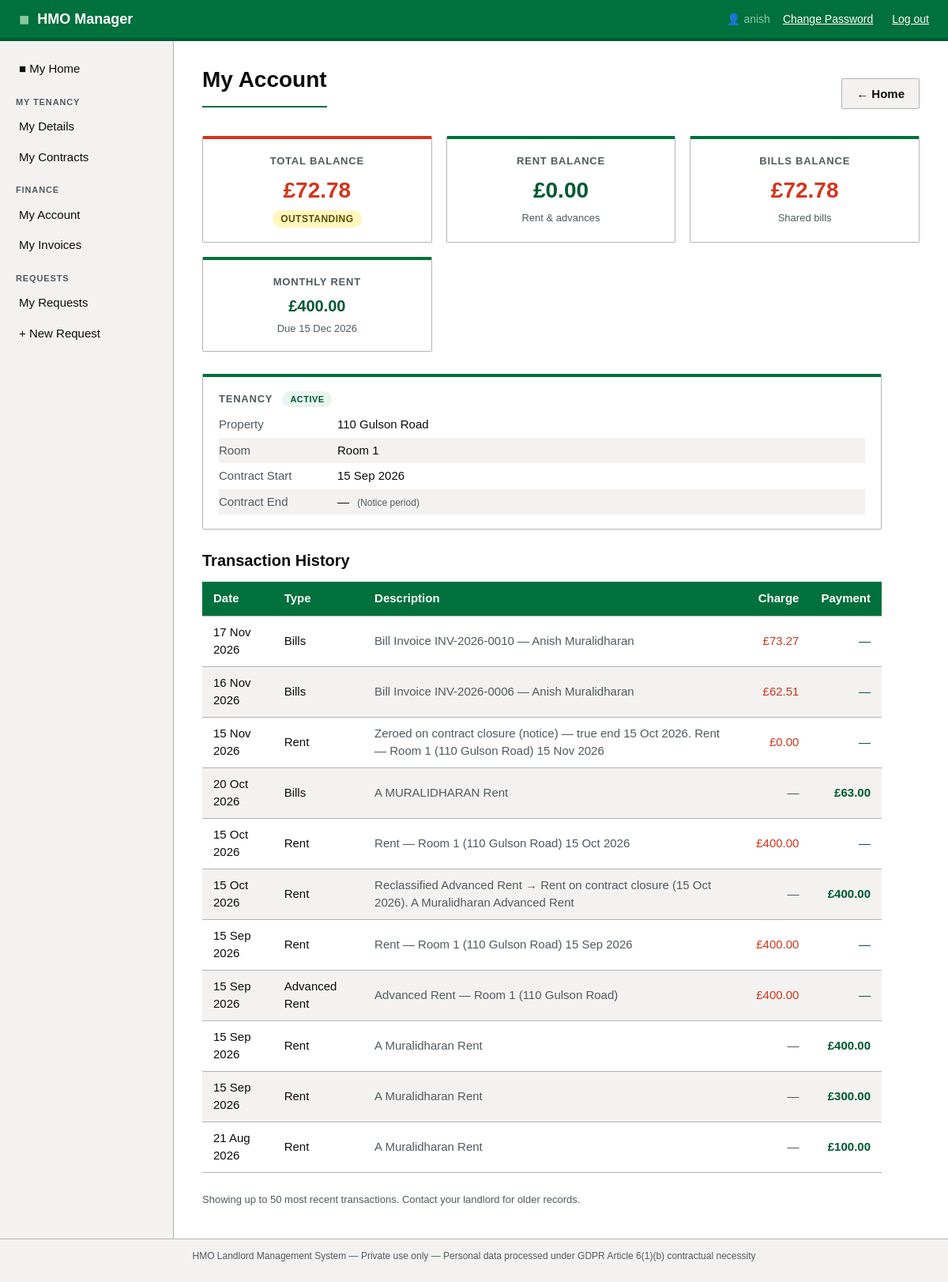
The page /portal/rent-roll (signed in) on the database its author committed.
### app/models.py (models this page shows, shortened)
class User(UserMixin, db.Model):
    __tablename__ = 'users'
    id = db.Column(db.Integer, primary_key=True)
    username = db.Column(db.String(64), unique=True, nullable=False)
    email = db.Column(db.String(120), unique=True, nullable=False)
    password_hash = db.Column(db.String(256), nullable=False)
    role = db.Column(db.String(20), default='landlord')  # admin / landlord / tenant
    is_active = db.Column(db.Boolean, default=True)
    created_at = db.Column(db.DateTime, default=datetime.utcnow)
    properties = db.relationship('Property', backref='owner', lazy='dynamic')
    tenants = db.relationship('Tenant', backref='landlord', lazy='dynamic',
                               foreign_keys='Tenant.user_id')

class TenantContract(db.Model):
    __tablename__ = 'tenant_contracts'
    id = db.Column(db.Integer, primary_key=True)
    tenant_id = db.Column(db.Integer, db.ForeignKey('tenants.id'), nullable=False)
    property_id = db.Column(db.Integer, db.ForeignKey('properties.id'), nullable=False)
    room_id = db.Column(db.Integer, db.ForeignKey('rooms.id'), nullable=False)
    user_id = db.Column(db.Integer, db.ForeignKey('users.id'), nullable=False)
    start_date = db.Column(db.Date, nullable=False)
    renewal_date = db.Column(db.Date)
    end_date = db.Column(db.Date)
    monthly_rent = db.Column(db.Numeric(10, 2), nullable=False)
    frequency = db.Column(db.String(20), default='monthly')
    next_rent_due = db.Column(db.Date)
    advanced_rent_agreed = db.Column(db.Numeric(10, 2), default=0.00)
    remaining_advance_rent = db.Column(db.Numeric(10, 2), default=0.00)
    is_active = db.Column(db.Boolean, default=True)
    contract_file_path = db.Column(db.String(300))   # uploaded scan / PDF
    notes = db.Column(db.Text)
    created_at = db.Column(db.DateTime, default=datetime.utcnow)
    closure_type     = db.Column(db.String(20))   # 'notice' | 'surrender' | None
    notice_end_date  = db.Column(db.Date)
    surrender_date   = db.Column(db.Date)
    closure_notes    = db.Column(db.Text)
    property = db.relationship('Property', backref='contracts')
    invoices = db.relationship('Invoice', backref='contract', lazy='dynamic')
    bill_shares = db.relationship('BillTenantShare', backref='contract', lazy='dynamic')

class Property(db.Model):
    __tablename__ = 'properties'
    id = db.Column(db.Integer, primary_key=True)
    user_id = db.Column(db.Integer, db.ForeignKey('users.id'), nullable=False)
    address_line1 = db.Column(db.String(200), nullable=False)
    address_line2 = db.Column(db.String(200))
    city = db.Column(db.String(100))
    postcode = db.Column(db.String(20))
    property_ref = db.Column(db.String(50))
    created_at = db.Column(db.DateTime, default=datetime.utcnow)
    rooms = db.relationship('Room', backref='property', lazy='dynamic',
                             cascade='all, delete-orphan')
    bills = db.relationship('Bill', backref='property', lazy='dynamic')
    compliance_docs = db.relationship('ComplianceDocument', backref='property', lazy='dynamic')
    tasks = db.relationship('Task', backref='property', lazy='dynamic')

class Room(db.Model):
    __tablename__ = 'rooms'
    id = db.Column(db.Integer, primary_key=True)
    property_id = db.Column(db.Integer, db.ForeignKey('properties.id'), nullable=False)
    room_name = db.Column(db.String(50), nullable=False)
    is_occupied = db.Column(db.Boolean, default=False)
    contracts = db.relationship('TenantContract', backref='room', lazy='dynamic')
    tasks = db.relationship('Task', backref='room', lazy='dynamic')

class Transaction(db.Model):
    __tablename__ = 'transactions'
    id = db.Column(db.Integer, primary_key=True)
    tenant_id = db.Column(db.Integer, db.ForeignKey('tenants.id'), nullable=True)
    contract_id = db.Column(db.Integer, db.ForeignKey('tenant_contracts.id'), nullable=True)
    bill_id = db.Column(db.Integer, db.ForeignKey('bills.id'), nullable=True)
    invoice_id = db.Column(db.Integer, db.ForeignKey('invoices.id'), nullable=True)
    amount = db.Column(db.Numeric(10, 2), nullable=False)
    credit_debit = db.Column(db.String(2), nullable=False)  # cr / db
    transaction_date = db.Column(db.Date, nullable=False)
    user_id = db.Column(db.Integer, db.ForeignKey('users.id'), nullable=False)
    type = db.Column(db.String(50))
    charge_type_id = db.Column(db.Integer, db.ForeignKey('picklist_charges.id'), nullable=True)
    payment_type_id = db.Column(db.Integer, db.ForeignKey('picklist_payment_types.id'), nullable=True)
    bank_ref = db.Column(db.String(100))
    month_year_period = db.Column(db.String(30))
    source = db.Column(db.String(20), default='manual')  # bank_import / manual / cash
    is_matched = db.Column(db.Boolean, default=False)
    bank_import_id = db.Column(db.Integer, db.ForeignKey('bank_imports.id'), nullable=True)
    charges_are_paid = db.Column(db.Boolean, default=False)
    notes = db.Column(db.Text)

### app/portal/routes.py (the view)
@portal_bp.route('/rent-roll')
@login_required
@tenant_required
def rent_roll():
    tenant          = _get_tenant()
    active_contract = _active_contract(tenant)
    contract        = active_contract or _latest_contract(tenant)
    today           = date.today()
    if not contract:
        return render_template('portal/rent_roll.html',
                               tenant=tenant, row=None, today=today)
    rent_balance  = _tx_sum(tenant.id, 'db', ['Rent', 'Advanced Rent']) \
                  - _tx_sum(tenant.id, 'cr', ['Rent', 'Advanced Rent'])
    bill_balance  = _tx_sum(tenant.id, 'db', ['Bills']) \
                  - _tx_sum(tenant.id, 'cr', ['Bills'])
    total_balance = rent_balance + bill_balance
    transactions = Transaction.query.filter_by(
        tenant_id=tenant.id,
    ).order_by(Transaction.transaction_date.desc()).limit(50).all()
    status = 'current'
    if not active_contract:
        status = 'closed'
    elif total_balance < Decimal('-0.01'):
        status = 'credit'
    elif total_balance > Decimal('0.01'):
        if contract.next_rent_due and contract.next_rent_due < today:
            status = 'overdue'
        else:
            status = 'outstanding'
    row = {
        'tenant':          tenant,
        'contract':        contract,
        'is_active':       bool(active_contract),
        'property':        contract.property,
        'room':            contract.room,
        'monthly_rent':    Decimal(str(contract.monthly_rent or 0)),
        'next_rent_due':   contract.next_rent_due if active_contract else None,
        'rent_balance':    rent_balance,
        'bill_balance':    bill_balance,
        'total_balance':   total_balance,
        'status':          status,
        'transactions':    transactions,
    }
    return render_template('portal/rent_roll.html',
                           tenant=tenant,
                           row=row,
                           today=today)

### app/templates/portal/rent_roll.html (shortened to what this page needs)
{% extends "base.html" %}
{% block content %}
<div class="flex-between mb-2">
  <h1>My Account</h1>
  <a href="{{ url_for('portal.index') }}" class="btn btn-secondary">&larr; Home</a>
</div>
{% if not row %}
<div class="card" style="max-width:500px;">
  <p class="text-muted">No contract on record. Contact your landlord.</p>
</div>
{% else %}
<div class="card-grid" style="margin-bottom:28px;">
  <div class="card" style="text-align:center;
    border-top-color:{% if row.status == 'closed' %}var(--grey-mid){% elif row.total_balance > 0 %}var(--error){% else %}var(--green-primary){% endif %};">
    <div class="card-title">Total Balance</div>
    <div class="card-value" style="color:{% if row.total_balance > 0 %}var(--error){% else %}var(--green-dark){% endif %};">
      {% if row.total_balance < 0 %}CR {% endif %}£{{ "%.2f"|format(row.total_balance|abs) }}
    </div>
    <div class="card-sub">
      <span class="badge
        {% if row.status == 'closed' %}badge-grey
        {% elif row.status == 'credit' %}badge-green
        {% elif row.status == 'overdue' %}badge-red
        {% elif row.status == 'outstanding' %}badge-yellow
        {% else %}badge-green{% endif %}">
        {% if row.status == 'closed' %}Tenancy Ended{% else %}{{ row.status|title }}{% endif %}
      </span>
    </div>
  </div>
  <div class="card" style="text-align:center;">
    <div class="card-title">Rent Balance</div>
    <div class="card-value" style="color:{% if row.rent_balance > 0 %}var(--error){% else %}var(--green-dark){% endif %};">
      {% if row.rent_balance < 0 %}CR {% endif %}£{{ "%.2f"|format(row.rent_balance|abs) }}
    </div>
    <div class="card-sub">Rent &amp; advances</div>
  </div>
  <div class="card" style="text-align:center;">
    <div class="card-title">Bills Balance</div>
    <div class="card-value" style="color:{% if row.bill_balance > 0 %}var(--error){% else %}var(--green-dark){% endif %};">
      {% if row.bill_balance < 0 %}CR {% endif %}£{{ "%.2f"|format(row.bill_balance|abs) }}
    </div>
    <div class="card-sub">Shared bills</div>
  </div>
  <div class="card" style="text-align:center;">
    <div class="card-title">Monthly Rent</div>
    <div class="card-value" style="font-size:20px;">£{{ "%.2f"|format(row.monthly_rent) }}</div>
    <div class="card-sub">
      {% if row.is_active %}
        Due {{ row.next_rent_due.strftime('%d %b %Y') if row.next_rent_due else '—' }}
      {% else %}
        Contract ended
      {% endif %}
    </div>
  </div>
</div>
<div class="card" style="max-width:860px; margin-bottom:24px; font-size:14px;">
  <div class="card-title">
    Tenancy
    {% if not row.is_active %}
    <span class="badge badge-grey" style="margin-left:8px; font-size:11px;">Ended</span>
    {% else %}
    <span class="badge badge-green" style="margin-left:8px; font-size:11px;">Active</span>
    {% endif %}
  </div>
  <table style="margin:0;">
    <tr>
      <td style="color:var(--text-secondary); width:150px; padding:5px 0; border:none;">Property</td>
      <td style="padding:5px 0; border:none;">{{ row.property.address_line1 }}</td>
    </tr>
    <tr>
      <td style="color:var(--text-secondary); padding:5px 0; border:none;">Room</td>
      <td style="padding:5px 0; border:none;">{{ row.room.room_name }}</td>
    </tr>
    <tr>
      <td style="color:var(--text-secondary); padding:5px 0; border:none;">Contract Start</td>
      <td style="padding:5px 0; border:none;">{{ row.contract.start_date.strftime('%d %b %Y') }}</td>
    </tr>
    <tr>
      <td style="color:var(--text-secondary); padding:5px 0; border:none;">Contract End</td>
      <td style="padding:5px 0; border:none;">
        {{ row.contract.end_date.strftime('%d %b %Y') if row.contract.end_date else '—' }}
        {% if row.contract.closure_type %}
        <span class="text-muted" style="font-size:12px; margin-left:6px;">
          ({{ 'Notice period' if row.contract.closure_type == 'notice' else 'Early surrender' }})
        </span>
        {% endif %}
      </td>
    </tr>
  </table>
</div>
<h2>Transaction History</h2>
{% if row.transactions %}
<table style="max-width:860px;">
  <thead>
    <tr>
      <th>Date</th>
      <th>Type</th>
      <th>Description</th>
      <th style="text-align:right;">Charge</th>
      <th style="text-align:right;">Payment</th>
    </tr>
  </thead>
  <tbody>
    {% for tx in row.transactions %}
    <tr>
      <td>{{ tx.transaction_date.strftime('%d %b %Y') }}</td>
      <td>{{ tx.type or '—' }}</td>
      <td style="color:var(--text-secondary);">{{ tx.bank_ref or tx.notes or '—' }}</td>
      <td style="text-align:right; color:{% if tx.credit_debit == 'db' %}var(--error){% else %}var(--grey-dark){% endif %};">
        {% if tx.credit_debit == 'db' %}£{{ "%.2f"|format(tx.amount) }}{% else %}—{% endif %}
      </td>
      <td style="text-align:right; color:var(--green-dark); font-weight:{% if tx.credit_debit == 'cr' %}700{% else %}400{% endif %};">
        {% if tx.credit_debit == 'cr' %}£{{ "%.2f"|format(tx.amount) }}{% else %}—{% endif %}
      </td>
    </tr>
    {% endfor %}
  </tbody>
</table>
<p class="text-muted" style="font-size:13px; margin-top:12px;">
  Showing up to 50 most recent transactions. Contact your landlord for older records.
</p>
{% else %}
<p class="text-muted">No transactions on record yet.</p>
{% endif %}
{% endif %}
{% endblock %}

### app/templates/base.html (shortened to what this page needs)
<!DOCTYPE html>
<html lang="en">
<head>
    <link rel="stylesheet" href="{{ url_for('static', filename='css/main.css') }}">
</head>
<body>
<header class="site-header">
    <div class="header-inner">
        <div class="logo">
            <span class="logo-mark">&#9632;</span>
            <span class="logo-text">HMO Manager</span>
        </div>
        {% if current_user.is_authenticated %}
        <nav class="header-nav">
            {% if current_user.role == 'tenant' %}
            <span class="user-info">&#128100; {{ current_user.username }}</span>
            {% else %}
            <span class="user-info">{{ current_user.username }} ({{ current_user.role }})</span>
            {% endif %}
            <a href="{{ url_for('auth.change_password') }}" class="btn-link" style="margin-right:8px;">Change Password</a>
            <a href="{{ url_for('auth.logout') }}" class="btn-link">Log out</a>
        </nav>
        {% endif %}
    </div>
</header>
<div class="layout">
    {% if current_user.is_authenticated %}
    <aside class="sidebar">
        <nav class="sidebar-nav">
            <ul>
            {% if current_user.role == 'tenant' %}
                <li><a href="{{ url_for('portal.index') }}" class="nav-link">&#9632; My Home</a></li>
                <li class="nav-section">My Tenancy</li>
                <li><a href="{{ url_for('portal.profile') }}" class="nav-link">My Details</a></li>
                <li><a href="{{ url_for('portal.contracts') }}" class="nav-link">My Contracts</a></li>
                <li class="nav-section">Finance</li>
                <li><a href="{{ url_for('portal.rent_roll') }}" class="nav-link">My Account</a></li>
                <li><a href="{{ url_for('portal.invoices') }}" class="nav-link">My Invoices</a></li>
                <li class="nav-section">Requests</li>
                <li><a href="{{ url_for('portal.tasks') }}" class="nav-link">My Requests</a></li>
                <li><a href="{{ url_for('portal.add_task') }}" class="nav-link">+ New Request</a></li>
            {% endif %}
            </ul>
        </nav>
    </aside>
    {% endif %}
    <main class="main-content">
        {% block content %}{% endblock %}
    </main>
</div>
<footer class="site-footer">
    <p>HMO Landlord Management System &mdash; Private use only &mdash;
    Personal data processed under GDPR Article 6(1)(b) contractual necessity</p>
</footer>
</body>
</html>

### rows shown on the page
User: username "anish"
TenantContract: next_rent_due "15 Dec 2026", contract.start_date "15 Sep 2026", contract.end_date "—", closure_type "Notice period"
Property: property.address_line1 "110 Gulson Road"
Room: room.room_name "Room 1"
Transaction: transaction_date "17 Nov 2026", type "Bills", bank_ref+notes "Bill Invoice INV-2026-0010 — Anish Muralidharan", amount "73.27"
Transaction: transaction_date "16 Nov 2026", type "Bills", bank_ref+notes "Bill Invoice INV-2026-0006 — Anish Muralidharan", amount "62.51"
Transaction: transaction_date "15 Nov 2026", type "Rent", bank_ref+notes "Zeroed on contract closure (notice) — true end 15 Oct 2026. Rent — Room 1 (110 Gulson Road) 15 Nov 2026", amount "0.00"
Transaction: transaction_date "20 Oct 2026", type "Bills", bank_ref+notes "A MURALIDHARAN Rent", amount "63.00"
Transaction: transaction_date "15 Oct 2026", type "Rent", bank_ref+notes "Rent — Room 1 (110 Gulson Road) 15 Oct 2026", amount "400.00"
Transaction: transaction_date "15 Oct 2026", type "Rent", bank_ref+notes "Reclassified Advanced Rent → Rent on contract closure (15 Oct 2026). A Muralidharan Advanced Rent", amount "400.00"
Transaction: transaction_date "15 Sep 2026", type "Rent", bank_ref+notes "Rent — Room 1 (110 Gulson Road) 15 Sep 2026", amount "400.00"
Transaction: transaction_date "15 Sep 2026", type "Advanced Rent", bank_ref+notes "Advanced Rent — Room 1 (110 Gulson Road)", amount "400.00"
Transaction: transaction_date "15 Sep 2026", type "Rent", bank_ref+notes "A Muralidharan Rent", amount "400.00"
Transaction: transaction_date "15 Sep 2026", type "Rent", bank_ref+notes "A Muralidharan Rent", amount "300.00"
Transaction: transaction_date "21 Aug 2026", type "Rent", bank_ref+notes "A Muralidharan Rent", amount "100.00"

### other values the page prints
{{ "%.2f"|format(row.total_balance|abs) }} "72.78"
{{ row.status|title }} "OUTSTANDING"
{{ "%.2f"|format(row.rent_balance|abs) }} "0.00"
{{ "%.2f"|format(row.bill_balance|abs) }} "72.78"
{{ "%.2f"|format(row.monthly_rent) }} "400.00"
